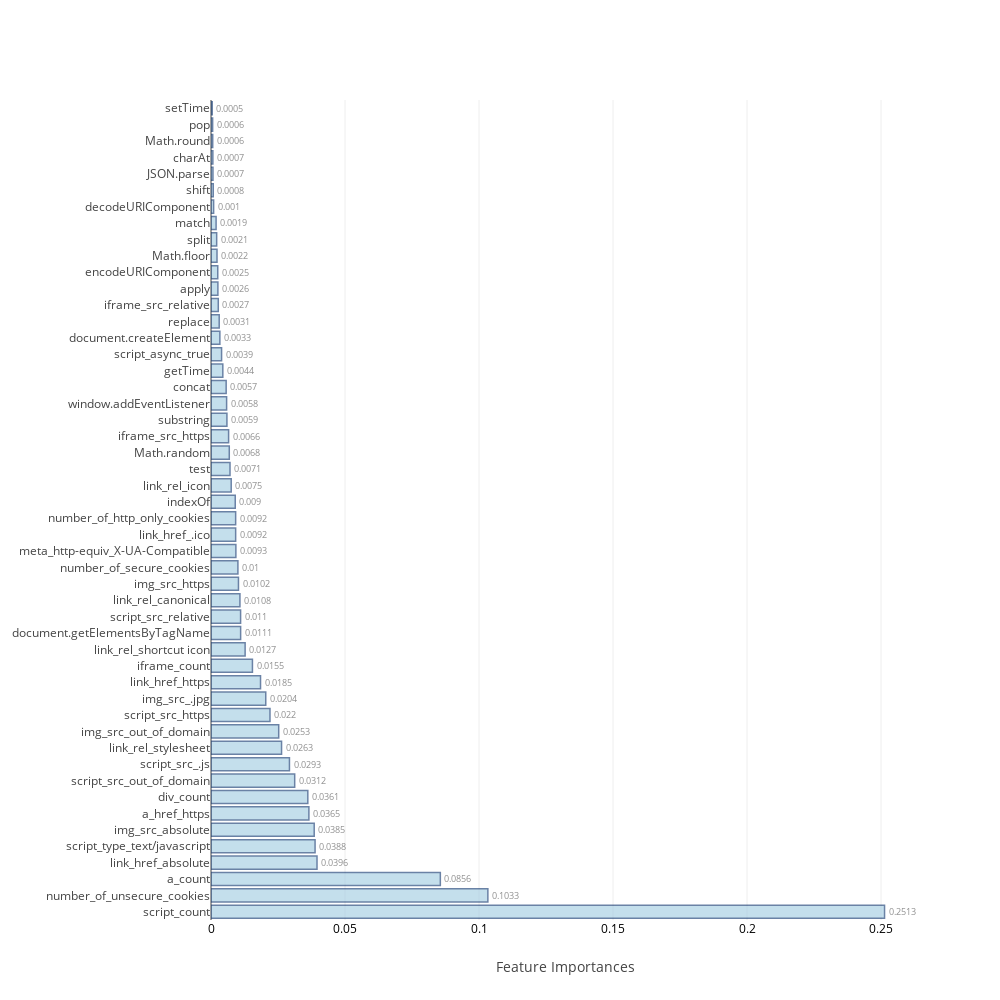

Notebook source saved alongside this figure:
### Markdown cell above
### <a id='1.B' style="text-decoration : none; color : #000000;"> B. Average Feature Importances</a>

### Code cell
feat_impt_plot(np.average(feat_imp,axis=0),columns)

### Figure 1 — Plotly figure (JSON) as saved in the notebook; plotly's stock layout.template omitted (floating-point values rounded to 4 significant figures)
{"data": [{"marker": {"color": "rgb(158,202,225)", "line": {"color": "rgb(8,48,107)", "width": 1.5}}, "opacity": 0.6, "orientation": "h", "text": [0.2513, 0.1033, 0.0856, 0.0396, 0.0388, 0.0385, 0.0365, 0.0361, 0.0312, 0.0293, 0.0263, 0.0253, 0.022, 0.0204, 0.0185, 0.0155, 0.0127, 0.0111, 0.011, 0.0108, 0.0102, 0.01, 0.0093, 0.0092, 0.0092, 0.009, 0.0075, 0.0071, 0.0068, 0.0066, 0.0059, 0.0058, 0.0057, 0.0044, 0.0039, 0.0033, 0.0031, 0.0027, 0.0026, 0.0025, 0.0022, 0.0021, 0.0019, 0.001, 0.0008, 0.0007, 0.0007, 0.0006, 0.0006, 0.0005], "textposition": "outside", "type": "bar", "uid": "29eadc56-1f3c-49cc-9e47-52333d3fb21c", "x": [0.2513, 0.1033, 0.08557, 0.03956, 0.03883, 0.03851, 0.03652, 0.03612, 0.03123, 0.02927, 0.02633, 0.02526, 0.02201, 0.02043, 0.01848, 0.01546, 0.01273, 0.01106, 0.01104, 0.0108, 0.01025, 0.01004, 0.009281, 0.009201, 0.009199, 0.009046, 0.007538, 0.007093, 0.006817, 0.006566, 0.005941, 0.005825, 0.005658, 0.004406, 0.003949, 0.003305, 0.003058, 0.002711, 0.002572, 0.002519, 0.002238, 0.002115, 0.001898, 0.0009823, 0.0008358, 0.0007261, 0.0006918, 0.0006371, 0.000612, 0.0004629], "y": ["script_count", "number_of_unsecure_cookies", "a_count", "link_href_absolute", "script_type_text/javascript", "img_src_absolute", "a_href_https", "div_count", "script_src_out_of_domain", "script_src_.js", "link_rel_stylesheet", "img_src_out_of_domain", "script_src_https", "img_src_.jpg", "link_href_https", "iframe_count", "link_rel_shortcut icon", "document.getElementsByTagName", "script_src_relative", "link_rel_canonical", "img_src_https", "number_of_secure_cookies", "meta_http-equiv_X-UA-Compatible", "link_href_.ico", "number_of_http_only_cookies", "indexOf", "link_rel_icon", "test", "Math.random", "iframe_src_https", "substring", "window.addEventListener", "concat", "getTime", "script_async_true", "document.createElement", "replace", "iframe_src_relative", "apply", "encodeURIComponent", "Math.floor", "split", "match", "decodeURIComponent", "shift", "JSON.parse", "charAt", "Math.round", "pop", "setTime"]}], "layout": {"autosize": false, "height": 1000, "width": 1000, "xaxis": {"tickfont": {"color": "black", "size": 12}, "title": "Feature Importances"}, "yaxis": {"automargin": true}}}
